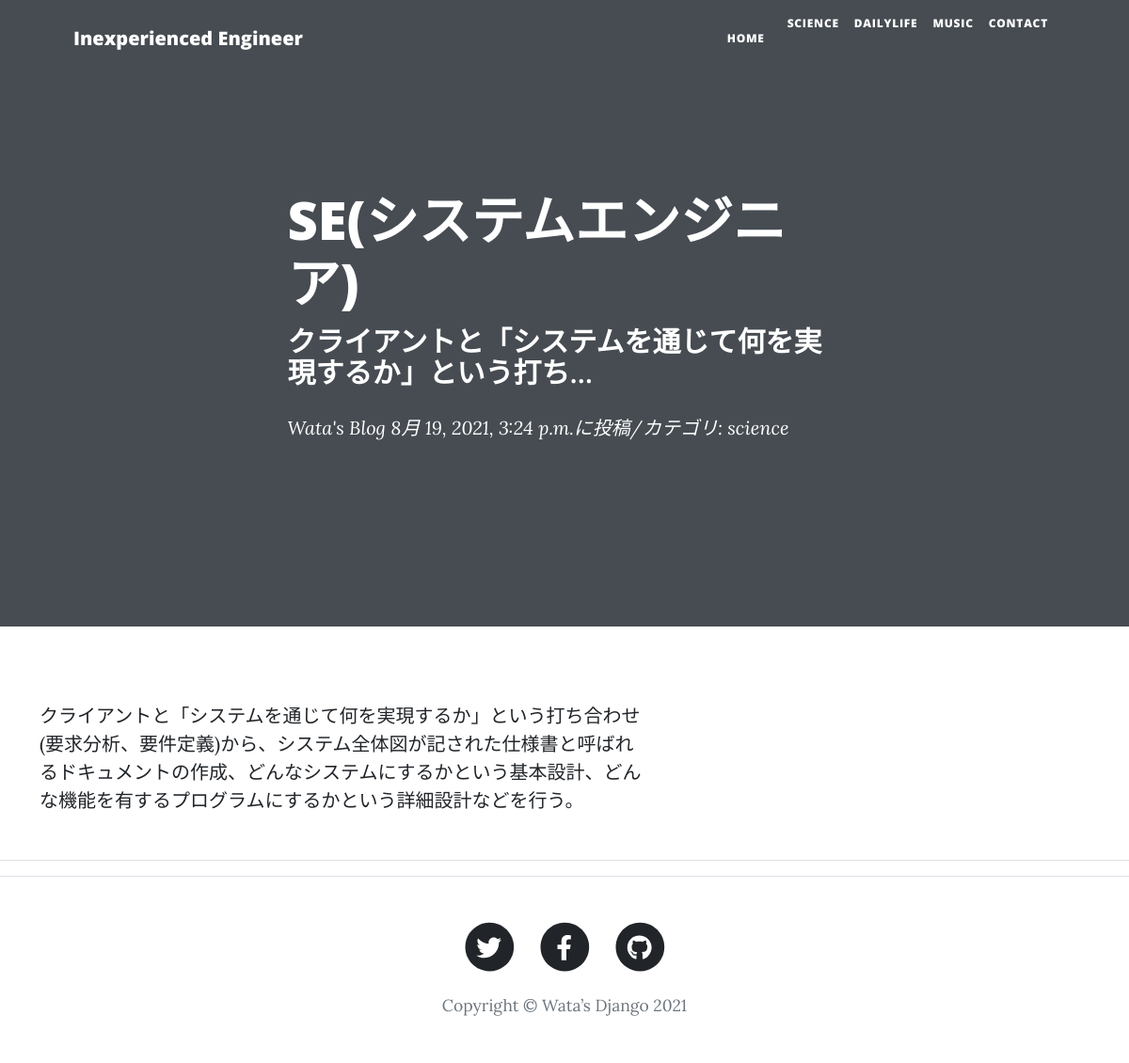
Screenshot of /blog-datail/10 with the database file from the repository.
### blog/models.py (models this page shows, shortened)
class BlogPost(models.Model):
    CATEGORY = (("science", "科学のこと"),
                ("dailylife", "日常のこと"), ("music", "音楽のこと"))
    title = models.CharField(
        verbose_name='タイトル',  # フィールドのタイトル
        max_length=200  # 最大文字数は200
    )
    content = models.TextField(
        verbose_name='本文'  # フィールドのタイトル
    )
    posted_at = models.DateTimeField(
        verbose_name='投稿日時',  # フィールドのタイトル
        auto_now_add=True  # 日時を自動追加
    )
    category = models.CharField(
        verbose_name='カテゴリ',  # フィールドのタイトル
        max_length=50,  # 最大文字数は50
        choices=CATEGORY
    )

### blog/views.py (the view)
class BlogDetail(DetailView):
    template_name = 'post.html'
    model = BlogPost

### blog/templates/post.html (shortened to what this page needs)
{% extends 'base.html' %}
{% load static %}
{% block header %} {% load static %}
<header class="masthead" style="background-img: url('assets/img/post-bg.jpg')">
  <div class="container position-relative px-4 px-lg-5">
    <div class="row gx-4 gx-lg-5 justify-content-center">
      <div class="col-md-10 col-lg-8 col-xl-7">
        <div class="post-heading">
          <h1>{{object.title}}</h1>
          <h2 class="subheading">{{object.content|truncatechars:30}}</h2>
          <span class="meta">
            <a href="{% url 'blog:index' %}">Wata's Blog</a>
            {{object.posted_at}}に投稿/カテゴリ:
            {{object.category}}</span
          >
        </div>
      </div>
    </div>
  </div>
</header>
{% endblock %}
{% block contents %}
<article>
  <div class="container">
    <div class="row">
      <div class="col-md-10 col-lg-8 col-xl-7">
        <p>{{object.content}}</p>
      </div>
    </div>
  </div>
</article>
<hr />
{% endblock %}

### rows the page displays
BlogPost: title "SE(システムエンジニア)", content "クライアントと「システムを通じて何を実現するか」という打ち…", posted_at "8月 19, 2021, 3:24 p.m.", category "science", content "クライアントと「システムを通じて何を実現するか」という打ち合わせ(要求分析、要件定義)から、システム全体図が記された仕様書と呼ばれるドキュメントの作成、どんなシステムにするかという基本設計、どんな機能を有するプログラムにするかという詳細設計などを行う。"
